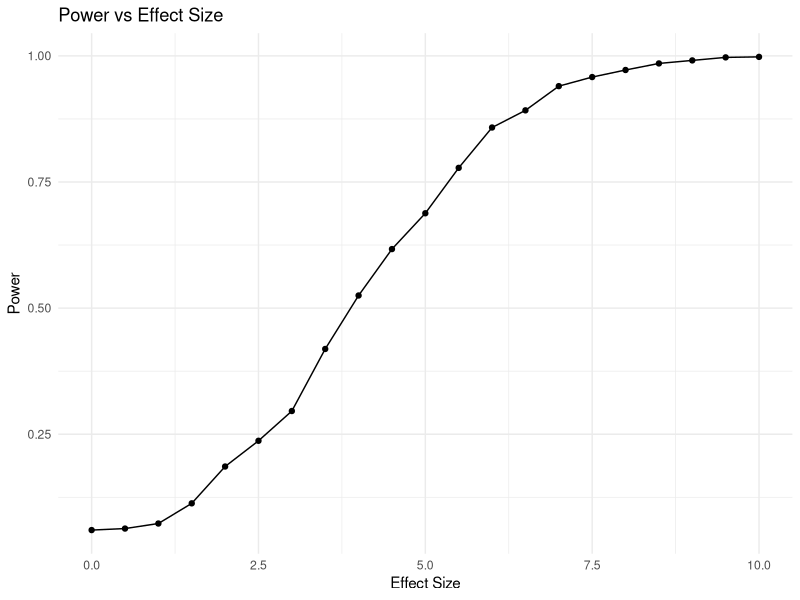

Write the R code that produced this figure.
## ---- chunk 1
knitr::opts_chunk$set(echo = TRUE)
## ---- chunk 2
# Set seed for reproducibility
set.seed(123)

# Parameters
n_total <- 100        # Total sample size
effect_size <- 5      # True effect size (difference between means)
sd_outcome <- 10      # Standard deviation of the outcome
alpha <- 0.05         # Significance level
n_simulations <- 1000 # Number of simulations
## ---- chunk 3
# Initialize counter for significant results
significant_results <- 0

for (i in 1:n_simulations) {
  # Random assignment
  treatment <- rbinom(n_total, 1, 0.5)
  
  # Generate outcomes
  outcome <- rnorm(n_total, mean = effect_size * treatment, sd = sd_outcome)
  
  # Perform t-test
  test_result <- t.test(outcome ~ treatment)
  
  # Check if p-value is less than alpha
  if (test_result$p.value < alpha) {
    significant_results <- significant_results + 1
  }
}

# Estimate power
estimated_power <- significant_results / n_simulations
cat("Estimated Power:", estimated_power, "\n")
## ---- chunk 4
library(ggplot2)

# Range of effect sizes to evaluate
effect_sizes <- seq(0, 10, by = 0.5)

# Function to calculate power for a given effect size
calculate_power <- function(effect_size, n_total, sd_outcome, alpha, n_simulations) {
  significant_results <- 0
  for (i in 1:n_simulations) {
    treatment <- rbinom(n_total, 1, 0.5)
    outcome <- rnorm(n_total, mean = effect_size * treatment, sd = sd_outcome)
    test_result <- t.test(outcome ~ treatment)
    if (test_result$p.value < alpha) {
      significant_results <- significant_results + 1
    }
  }
  return(significant_results / n_simulations)
}

# Calculate power for each effect size
power_results <- sapply(effect_sizes, calculate_power, 
                        n_total = n_total, sd_outcome = sd_outcome, 
                        alpha = alpha, n_simulations = n_simulations)

# Create a data frame for plotting
power_data <- data.frame(EffectSize = effect_sizes, Power = power_results)

# Plot the power curve
ggplot(power_data, aes(x = EffectSize, y = Power)) +
  geom_line() +
  geom_point() +
  labs(
    title = "Power vs Effect Size",
    x = "Effect Size",
    y = "Power"
  ) +
  theme_minimal()
## ---- chunk 5
# Parameters for noncompliance and attrition
compliance_rate <- 0.8  # Proportion of treated participants who comply
attrition_rate <- 0.1   # Proportion of participants lost to follow-up

# Initialize counter for significant results
significant_results_nc <- 0

for (i in 1:n_simulations) {
  # Random assignment
  treatment <- rbinom(n_total, 1, 0.5)

  # Simulate compliance
  compliance <- ifelse(treatment == 1, rbinom(n_total, 1, compliance_rate), 0)

  # Simulate attrition
  retained <- rbinom(n_total, 1, 1 - attrition_rate)

  # Generate outcomes for retained participants
  outcome <- rnorm(n_total, mean = effect_size * compliance, sd = sd_outcome)
  outcome <- outcome[retained == 1]
  treatment <- treatment[retained == 1]

  # Perform t-test
  test_result <- t.test(outcome ~ treatment)

  # Check if p-value is less than alpha
  if (test_result$p.value < alpha) {
    significant_results_nc <- significant_results_nc + 1
  }
}

# Estimate power
estimated_power_nc <- significant_results_nc / n_simulations
cat("Estimated Power with Noncompliance and Attrition:", estimated_power_nc, "\n")
## ---- chunk 6
# Parameters for factorial design
n_total <- 200
factor1_effect <- 5
factor2_effect <- 3
interaction_effect <- 2

# Initialize counter for significant results
significant_results_fd <- 0

for (i in 1:n_simulations) {
  # Random assignment to 2x2 design
  factor1 <- rbinom(n_total, 1, 0.5)
  factor2 <- rbinom(n_total, 1, 0.5)

  # Generate outcomes
  outcome <- rnorm(n_total, 
                   mean = factor1_effect * factor1 + 
                          factor2_effect * factor2 + 
                          interaction_effect * factor1 * factor2, 
                   sd = sd_outcome)

  # Fit linear model
  model <- lm(outcome ~ factor1 * factor2)

  # Check significance of interaction
  if (summary(model)$coefficients["factor1:factor2", "Pr(>|t|)"] < alpha) {
    significant_results_fd <- significant_results_fd + 1
  }
}

# Estimate power
estimated_power_fd <- significant_results_fd / n_simulations
cat("Estimated Power for Factorial Design:", estimated_power_fd, "\n")
## ---- chunk 7
# Parameters for clustered design
n_clusters <- 20     # Number of clusters
cluster_size <- 10    # Number of individuals per cluster
icc <- 0.1            # Intraclass correlation coefficient

# Initialize counter for significant results
significant_results_crt <- 0

for (i in 1:n_simulations) {
  # Randomize clusters
  cluster_assignment <- rbinom(n_clusters, 1, 0.5)

  # Generate outcomes with ICC
  cluster_effects <- rnorm(n_clusters, mean = 0, sd = sqrt(icc * sd_outcome^2))
  individual_noise <- rnorm(n_clusters * cluster_size, mean = 0, sd = sqrt((1 - icc) * sd_outcome^2))
  
  treatment <- rep(cluster_assignment, each = cluster_size)
  outcome <- effect_size * treatment + rep(cluster_effects, each = cluster_size) + individual_noise

  # Fit linear model accounting for clustering
  cluster_id <- rep(1:n_clusters, each = cluster_size)
  model <- lm(outcome ~ treatment + factor(cluster_id))

  # Check if p-value for treatment is significant
  if (summary(model)$coefficients["treatment", "Pr(>|t|)"] < alpha) {
    significant_results_crt <- significant_results_crt + 1
  }
}

# Estimate power
estimated_power_crt <- significant_results_crt / n_simulations
cat("Estimated Power for Clustered RCT:", estimated_power_crt, "\n")
